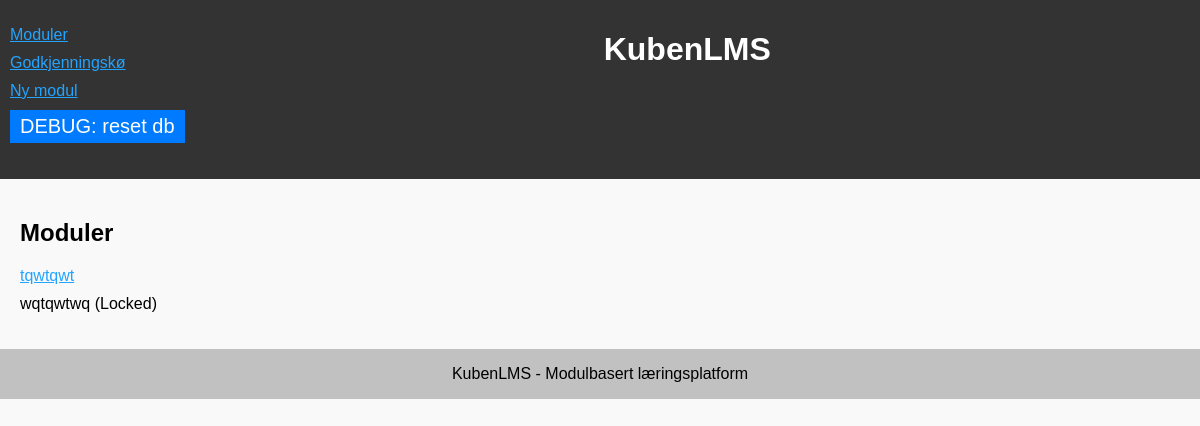
Before: / with the older database file.
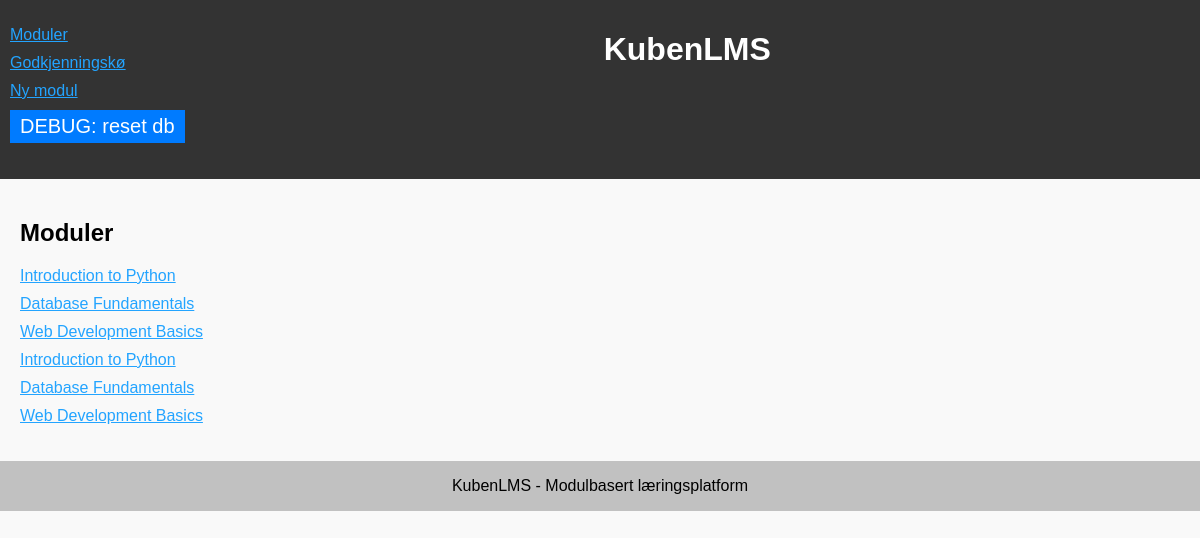
After: the same page with the newer database file.
### tables this page shows
CREATE TABLE modules (
            id INTEGER PRIMARY KEY AUTOINCREMENT,
            title TEXT NOT NULL,
            description TEXT NOT NULL
        );

### app.py (the view)
@app.route('/') # lists all modules
def index():
    student_id = 1  # Example: hardcoded student ID for now
    with sqlite3.connect('database.db') as conn:
        cursor = conn.cursor()
        modules = cursor.execute('''
            SELECT m.id, m.title, m.description,
                   CASE WHEN EXISTS (
                       SELECT 1 FROM module_dependencies md
                       LEFT JOIN submissions s ON md.required_module_id = s.module_id
                       WHERE md.module_id = m.id AND (s.is_approved IS NULL OR s.is_approved = 0)
                   ) THEN 0 ELSE 1 END AS is_accessible,
                   CASE WHEN EXISTS (
                       SELECT 1 FROM submissions s
                       WHERE s.module_id = m.id AND s.student_id = ? AND s.is_approved = 1
                   ) THEN 1 ELSE 0 END AS is_completed
            FROM modules m
        ''', (student_id,)).fetchall()
    return render_template('index.html', modules=modules)

### templates/index.html
{% extends 'layout.html' %}
{% block content %}
<h2>Moduler</h2>
<ul>
    {% for module in modules %}
    <li>
        {% if module[4] %}
            <span>{{ module[1] }} (Completed)</span>
        {% elif module[3] %}
            <a href="/module/{{ module[0] }}">{{ module[1] }}</a>
        {% else %}
            <span>{{ module[1] }} (Locked)</span>
        {% endif %}
    </li>
    {% endfor %}
</ul>
{% endblock %}

### templates/layout.html (shortened to what this page needs)
<!DOCTYPE html>
<html>
<head>
    <link rel="stylesheet" type="text/css" href="/static/style.css">
</head>
<body>
    <header>
        <ul id="header-links">
            <li><a href="/">Moduler</a></li>
            <li><a href="/admin">Godkjenningskø</a></li>
            <li><a href="/add">Ny modul</a></li>
            <li><form action="/reset_db" method="post" style="display: inline;">
                <button type="submit">DEBUG: reset db</button>
            </li>
        </ul>
        <h1>KubenLMS</h1>
    </header>
    <main>
        {% block content %}{% endblock %}
    </main>
    <footer>
        <p>KubenLMS - Modulbasert læringsplatform</p>
    </footer>
</body>
</html>

### static/style.css (style rules this page uses)
body { font-family: Arial, sans-serif; margin: 0; padding: 0; background-color: #f9f9f9; }
header { background-color: #333; color: #fff; padding: 10px; display: flex; justify-content: space-between; }
a { color: rgb(35, 164, 255); }
main { padding: 20px; }
ul { list-style-type: none; padding: 0; }
li { margin-bottom: 10px; }
button { background-color: #007BFF; color: #fff; border: none; padding: 5px 10px; cursor: pointer; font-size: 125%; }
form { margin-bottom: 5vh; }
footer { background-color: #c1c1c1; display: flex; justify-content: center; }

Changed rows visible on the page:
removed modules: title "tqwtqwt"
removed modules: title "wqtqwtwq"
added modules: title "Introduction to Python"
added modules: title "Database Fundamentals"
added modules: title "Web Development Basics"
added modules: title "Introduction to Python"
added modules: title "Database Fundamentals"
added modules: title "Web Development Basics"
